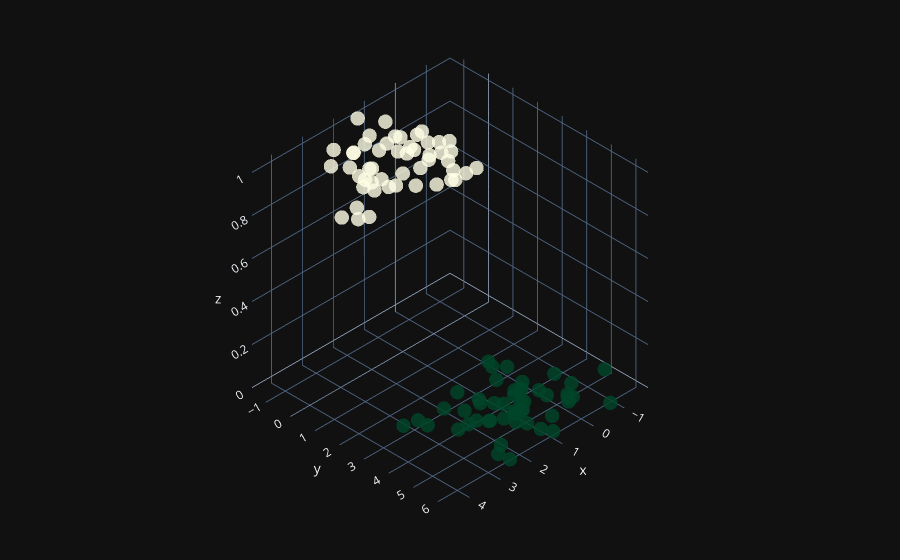

The cell this chart's notebook holds for it:
### Code cell
!pip install plotly
import plotly.graph_objects as go
fig = go.Figure(data=[go.Scatter3d( 
    x=X[:, 0].flatten(),
    y=X[:, 1].flatten(),
    z=y.flatten(),
    mode='markers',
    marker=dict(
        size=5,
        color=y.flatten(),                
        colorscale='YlGn',  
        opacity=0.8,
        reversescale=True
    )
)])

fig.update_layout(template= "plotly_dark", margin=dict(l=0, r=0, b=0, t=0))
fig.layout.scene.camera.projection.type = "orthographic"
fig.show()
